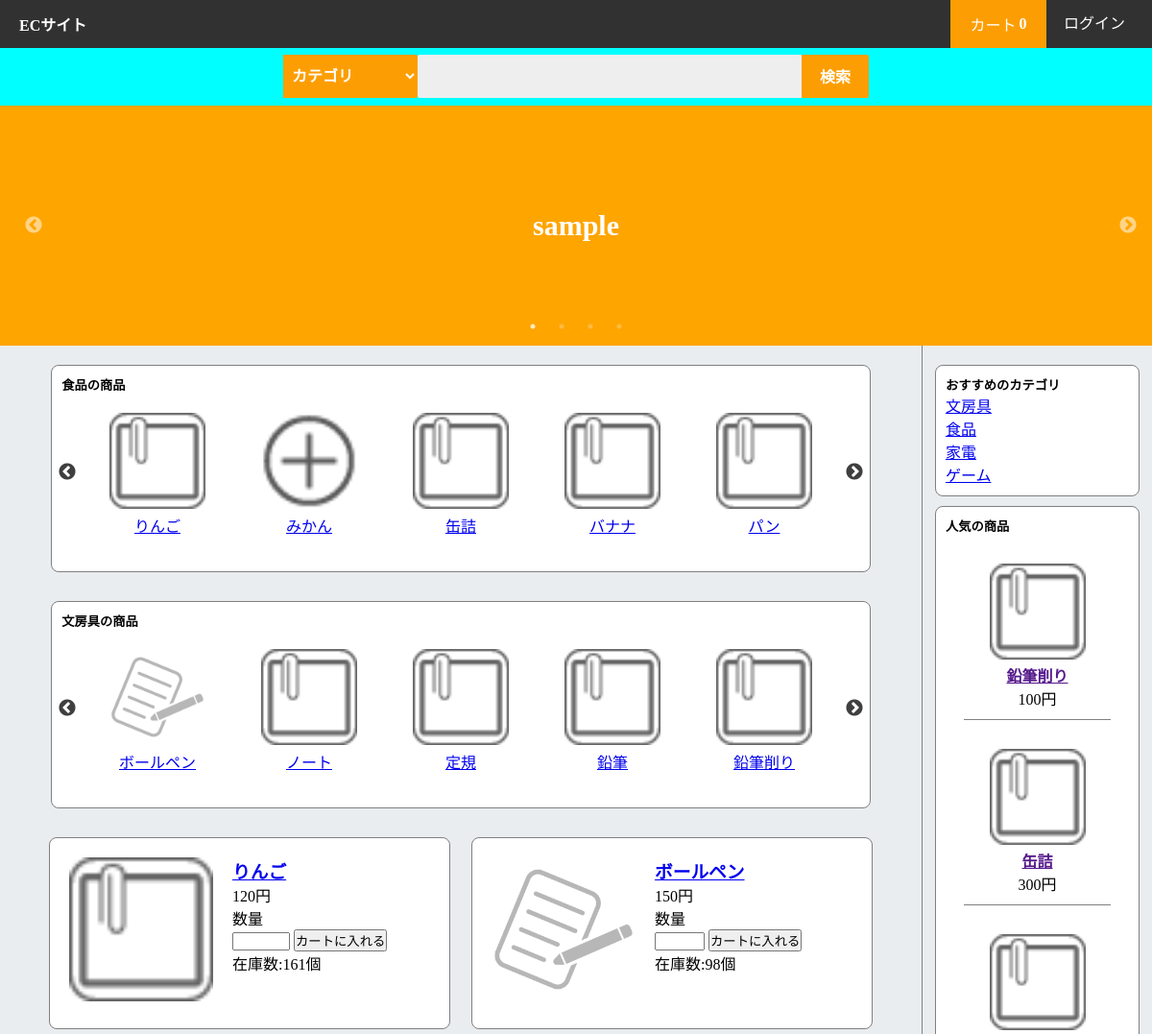
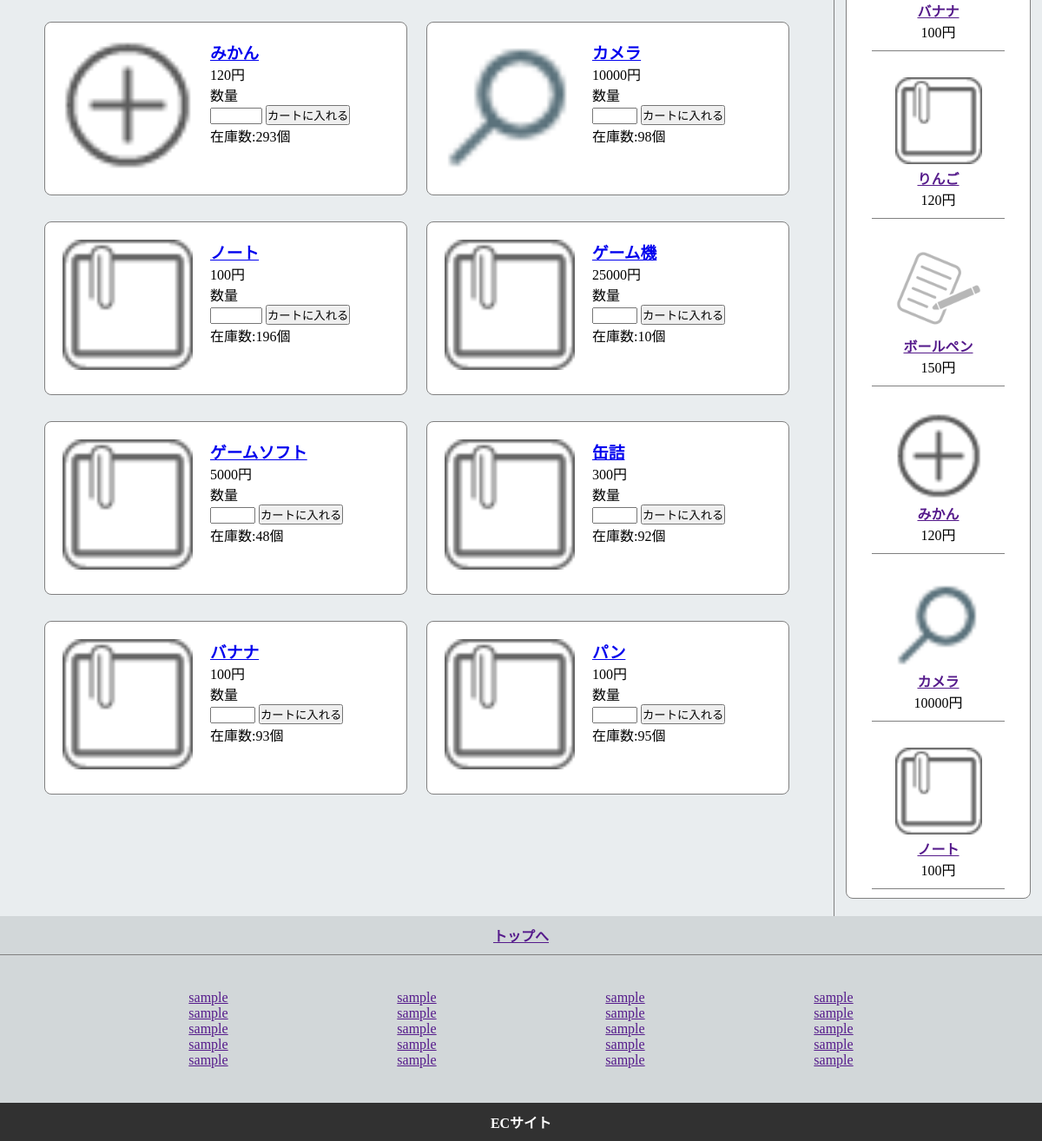
Page /test_sql/product_list.php on the committed database (2 pictures, top to bottom).
### tables this page shows
CREATE TABLE `product_info` (
  `Product_ID` int(11) NOT NULL,
  `Product_Name` text DEFAULT NULL,
  `Product_Category` text DEFAULT NULL,
  `Product_About` text DEFAULT NULL,
  `Product_Price` int(11) DEFAULT NULL,
  `Product_Image` text DEFAULT NULL,
  `Product_Stock` int(11) DEFAULT NULL,
  `Product_Access` int(11) NOT NULL DEFAULT 0
);

### test_sql/product_list.php (the view, shortened to what this page needs)
<?php
require "pdo_connect.php";
$prepare = $dbh->prepare("SELECT * FROM Product_Info LIMIT 10");
$prepare->execute();
$result = $prepare->fetchAll(PDO::FETCH_ASSOC);
$prepare = $dbh->prepare("SELECT * FROM Product_Info ORDER BY Product_Access DESC LIMIT 8");
$prepare->execute();
$pickup = $prepare->fetchAll(PDO::FETCH_ASSOC);
$prepare = $dbh->prepare("SELECT * FROM Product_Info WHERE Product_Category='食品'");
$prepare->execute();
$food = $prepare->fetchAll(PDO::FETCH_ASSOC);
$prepare = $dbh->prepare("SELECT * FROM Product_Info WHERE Product_Category='文房具'");
$prepare->execute();
$stationery = $prepare->fetchAll(PDO::FETCH_ASSOC);
$prepare = $dbh->prepare("SELECT Product_Category,SUM(Product_Access) FROM Product_Info GROUP BY Product_Category ORDER BY SUM(Product_Access) DESC");
$prepare->execute();
$pickupCategory = $prepare->fetchAll(PDO::FETCH_ASSOC);
?>
<!DOCTYPE html>
<html>
<head>
	<link href="js/slick-theme.css" rel="stylesheet" type="text/css">
	<link href="js/slick.css" rel="stylesheet" type="text/css">
	<link rel="stylesheet" href="css/common.css">
	<link rel="stylesheet" href="css/popup.css">
	<link rel="stylesheet" href="css/style.css">
</head>
<body>
	<?php require 'nav.php'; ?>
	<?php require 'search_area.php'; ?>
	<div class="header">
		<ul class="header-slider">
			<li><a href="#">sample</a></li>
		</ul>
	</div>
	<div class="container">
		<div class="left-content">
			<div class="left-width">
			<div class="slide-category">
				<h5>食品の商品</h5>
				<ul class="slider">
				<?php for($i=0; $i<count($food); $i++): ?>
                    <li class="slide-content"><a href="product.php?name=<?php echo $food[$i]["Product_ID"] ?>">
                        <img src="img/<?php echo $food[$i]["Product_ID"] ?>.png" class="replace-image">
                        <div class="item"><?php echo $food[$i]["Product_Name"] ?></div>
                    </a></li>
                <?php endfor ?>
            	</ul>
			</div>
			<div class="slide-category">
				<h5>文房具の商品</h5>
				<ul class="slider">
				<?php for($i=0; $i<count($stationery); $i++): ?>
                    <li class="slide-content"><a href="product.php?name=<?php echo $stationery[$i]["Product_ID"] ?>">
                        <img src="img/<?php echo $stationery[$i]["Product_ID"] ?>.png" class="replace-image">
                        <div class="item"><?php echo $stationery[$i]["Product_Name"] ?></div>
                    </a></li>
                <?php endfor ?>
            	</ul>
			</div>
    		<?php for($i=0; $i<count($result); $i++): ?>
            	<form action="cart.php?name=add" method="post" class="products">
        			<div class="product">
        				<a href="product.php?name=<?php echo $result[$i]["Product_ID"] ?>"><img src="<?php echo $result[$i]["Product_Image"] ?>" class="product-image"></a>
        				<h3><a href="product.php?name=<?php echo $result[$i]["Product_ID"] ?>" class="item-name"><?php echo $result[$i]["Product_Name"] ?></a></h3>
        				<div><?php echo $result[$i]["Product_Price"] ?>円</div>
        				<div>数量</div>
        				<input type="number" min="0" max="<?php echo $result[$i]["Product_Stock"] ?>" name="quantity">
        				<input type="submit" name="submit" value="カートに入れる">
        				<div>在庫数:<?php echo $result[$i]["Product_Stock"] ?>個</div>
        			</div>
        		</form>
        	<?php endfor ?>
        	</div>
        </div>
        <div class="right-content">
			<div class=pickup-category>
				<h5>おすすめのカテゴリ</h5>
				<ul>
					<?php for($i=0; $i<count($pickupCategory); $i++): ?>
    					<li><a href="search.php?c=<?php echo $pickupCategory[$i]["Product_Category"] ?>"><?php echo $pickupCategory[$i]["Product_Category"] ?></a></li>
    				<?php endfor; ?>
				</ul>
			</div>
			<div class="pickup-product">
				<h5>人気の商品</h5>
				<?php for($i=0; $i<count($pickup); $i++): ?>
					<div class="pickup">
						<a href="product.php?name=<?php echo $pickup[$i]["Product_ID"] ?>">
						<img src="<?php echo $pickup[$i]["Product_Image"] ?>" class="pickup-image">
						<a href=""><?php echo $pickup[$i]["Product_Name"] ?></a>
						<div class="pickup-price"><?php echo $pickup[$i]["Product_Price"] ?>円</div>
						</a>
					</div>
				<?php endfor ?>
			</div>
        </div>
    </div>
    <?php require 'footer.php'; ?>
</body>
</html>

### test_sql/nav.php (shortened to what this page needs)
<link rel="stylesheet" href="css/nav.css">
<div class="nav">
		<a href="product_list.php" class="logo">
			ECサイト
		</a>
		<a href="cart.php" class="cart">
			カート
			<span class="cart-quantity">
				<?php echo @count($_SESSION['CART']); ?>
			</span>
		</a>
		<ul class="gnav">
			<li>
				<?php if(isset($_SESSION['USER'])): ?>
    				<a>
    					<?php echo $_SESSION['USER'] ?>
    				</a>
    			<?php else: ?>
    				<a href="index.php">ログイン</a>
    			<?php endif; ?>
			</li>
		</ul>
</div>

### test_sql/search_area.php (shortened to what this page needs)
<div class="search-area">
   		<form action="search.php" method="get" class="form-search">
   			<select name="category" class="category-select">
   				<option value="">カテゴリ</option>
   			</select>
       		<input type="text" class="search" name="search">
       		<input type="submit" value="検索" class="search-submit"><br>
       	</form>
</div>

### test_sql/footer.php
<link rel="stylesheet" href="css/footer.css">
<div class="footer">
	<div class="footer-top">
		<a href="">トップへ</a>
	</div>
	<div class="footer-ul">
		<ul>
			<li><a href="">sample</a></li>
			<li><a href="">sample</a></li>
			<li><a href="">sample</a></li>
			<li><a href="">sample</a></li>
			<li><a href="">sample</a></li>
		</ul>
		<ul>
			<li><a href="">sample</a></li>
			<li><a href="">sample</a></li>
			<li><a href="">sample</a></li>
			<li><a href="">sample</a></li>
			<li><a href="">sample</a></li>
		</ul>
		<ul>
			<li><a href="">sample</a></li>
			<li><a href="">sample</a></li>
			<li><a href="">sample</a></li>
			<li><a href="">sample</a></li>
			<li><a href="">sample</a></li>
		</ul>
		<ul>
			<li><a href="">sample</a></li>
			<li><a href="">sample</a></li>
			<li><a href="">sample</a></li>
			<li><a href="">sample</a></li>
			<li><a href="">sample</a></li>
		</ul>
	</div>
	<div class="footer-logo-area">
		<a href="" class="footer-logo">ECサイト</a>
	</div>
</div>

### test_sql/css/common.css (style rules this page uses)
* { margin: 0; padding: 0; }
.search-area { min-width:100%; height:60px; display:flex; justify-content:center; align-items:center; background:aqua; }
.form-search { position:relative; margin-bottom:15px; display:flex; height:45px; margin-top:13px; }
.category-select { width:140px; height:100%; border-radius:0 2px 2px 0; background:#fc9e03; border:none; color:#fff; font-weight:bold; font-size:16px; outline:none; box-sizing:border-box; padding-left:5px; }
.category-select option { background:white; color:black; }
.search { outline:0; height:100%; padding:0 10px; border-radius:2px 0 0 2px; background:#eee; width:400px; box-sizing:border-box; border:none; }
.search-submit { width:70px; height:100%; border-radius:0 2px 2px 0; background:#fc9e03; border:none; color:#fff; font-weight:bold; font-size:16px; }

### test_sql/css/style.css (style rules this page uses)
.header { width:100%; height:250px; background:gray; }
.header-slider { width:100%; height:100%; background:orange; display:flex; align-items:center; text-align:center; }
.header-slider li a { font-weight:bold; color:white; text-decoration:none; font-size:30px; }
.container { width:100%; background:#ddd; display:flex; }
.left-content { width:80%; background:#e9edef; padding:20px 40px; display:flex; flex-wrap:wrap; box-sizing:border-box; align-content:flex-start; }
.left-width { width:100%; display:flex; flex-wrap:wrap; box-sizing:border-box; align-content:flex-start; }
.slide-category { width:97%; background:white; margin:0 auto; padding:10px; margin-bottom:30px; box-sizing:border-box; border-radius:8px; border:1px solid gray; }
.products { width:50%; height:200px; margin-bottom:30px; }
.product { width:95%; height:200px; background:white; border-radius:8px; margin:0px auto; padding:20px; text-decoration:none; border:1px solid gray; box-sizing:border-box; }
.product-image { width:150px; height:150px; float:left; margin-right:20px; }
.right-content { width:20%; background:#e9edef; display:flex; padding:20px 0px; flex-direction:column; border-left:1px solid gray; }
.pickup-category { width:80%; background:white; padding:10px; border-radius:8px; margin:0 auto; border:1px solid gray; }
.pickup-product { width:80%; background:white; padding:10px; border-radius:8px; margin:0 auto; margin-top:10px; border:1px solid gray; }
.pickup { width:80%; margin:0 auto; margin-top:20px; box-sizing:border-box; padding:10px; text-align:center; border-bottom:1px solid gray; }
.pickup-image { width:100px; height:100px; }
.pickup a { display:block; font-weight:bold; }
.slider { width:95%; margin:0 auto; margin-top:5px; }
.slide-content { width:100px; margin:10px; text-align:center; }
.slide-content img { width:100px; margin:0 auto; padding-top:5px; }
.item { height:40px; margin-top:5px; }

### test_sql/css/nav.css (style rules this page uses)
li { list-style:none; }
.nav { width:100%; height:50px; background:#313131; color:white; display:flex; align-items:center; justify-content:flex-end; }
.logo { margin-right:auto; margin-left:20px; text-decoration:none; color:white; font-weight:bold; }
.cart { position:relative; text-decoration:none; color:white; width:100px; height:100%; display:flex; align-items:center; justify-content:center; background:#fc9e03; }
.cart-quantity { font-weight:bold; margin-left:3px; }
.gnav { display: flex; height: 100%; width: 100px; margin-right:10px; z-index:10; }
.gnav > li { width: 100%; }
.gnav li { list-style: none; position: relative; }
.gnav li a { background:#313131; color: #fff; display: block; height: 100%; line-height: 50px; text-align: center; text-decoration: none; width: 100%; }

### test_sql/css/footer.css (style rules this page uses)
.footer { min-height:200px; width:100%; background:#d2d7d9; display:flex; justify-content:center; flex-wrap:wrap; align-items:flex-start; }
.footer-top { width:100%; text-align:center; font-weight:bold; padding:10px 0px; border-bottom:1px solid gray; }
.footer-ul { width:80%; height:100%; display:flex; justify-content:space-around; padding:40px 0px; }
.footer-logo-area { width:100%; text-align:center; font-weight:bold; background:#313131; padding:10px 0px; }
.footer-logo { text-decoration:none; color:white; }

### rows in the picture
product_info: Product_Name "りんご", Product_Image (picture), Product_Price "120", Product_Stock "161"
product_info: shows a picture, Product_Name "みかん", Product_Image (picture), Product_Price "120", Product_Stock "293"
product_info: Product_Name "缶詰", Product_Price "300", Product_Stock "92"
product_info: Product_Name "バナナ", Product_Price "100", Product_Stock "93"
product_info: Product_Name "パン", Product_Price "100", Product_Stock "95"
product_info: shows a picture, Product_Name "ボールペン", Product_Image (picture), Product_Price "150", Product_Stock "98"
product_info: Product_Name "ノート", Product_Price "100", Product_Stock "196"
product_info: Product_Name "定規"
product_info: Product_Name "鉛筆"
product_info: Product_Name "鉛筆削り", Product_Price "100"
product_info: Product_Image (picture), Product_Name "カメラ", Product_Price "10000", Product_Stock "98"
product_info: Product_Name "ゲーム機", Product_Price "25000", Product_Stock "10"
product_info: Product_Name "ゲームソフト", Product_Price "5000", Product_Stock "48"

### other values in the picture
$pickupCategory[$i]["Product_Category"] "文房具"
$pickupCategory[$i]["Product_Category"] "食品"
$pickupCategory[$i]["Product_Category"] "家電"
$pickupCategory[$i]["Product_Category"] "ゲーム"
